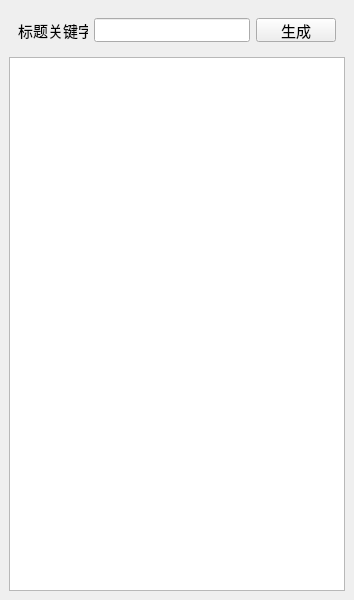
<?xml version="1.0" encoding="UTF-8"?>
<ui version="4.0">
 <class>MainWindow</class>
 <widget class="QMainWindow" name="MainWindow">
  <property name="geometry">
   <rect>
    <x>0</x>
    <y>0</y>
    <width>354</width>
    <height>600</height>
   </rect>
  </property>
  <property name="font">
   <font>
    <family>新宋体</family>
    <pointsize>11</pointsize>
   </font>
  </property>
  <property name="windowTitle">
   <string>标题党生成器</string>
  </property>
  <widget class="QWidget" name="centralwidget">
   <layout class="QVBoxLayout" name="verticalLayout">
    <item>
     <widget class="QWidget" name="widget" native="true">
      <layout class="QHBoxLayout" name="horizontalLayout">
       <item>
        <widget class="QLabel" name="label">
         <property name="minimumSize">
          <size>
           <width>70</width>
           <height>0</height>
          </size>
         </property>
         <property name="maximumSize">
          <size>
           <width>70</width>
           <height>16777215</height>
          </size>
         </property>
         <property name="text">
          <string>标题关键字:</string>
         </property>
        </widget>
       </item>
       <item>
        <widget class="QLineEdit" name="edtKeyWord">
         <property name="minimumSize">
          <size>
           <width>0</width>
           <height>24</height>
          </size>
         </property>
         <property name="maximumSize">
          <size>
           <width>16777215</width>
           <height>24</height>
          </size>
         </property>
        </widget>
       </item>
       <item>
        <widget class="QPushButton" name="btnOk">
         <property name="minimumSize">
          <size>
           <width>0</width>
           <height>24</height>
          </size>
         </property>
         <property name="maximumSize">
          <size>
           <width>16777215</width>
           <height>24</height>
          </size>
         </property>
         <property name="text">
          <string>生成</string>
         </property>
        </widget>
       </item>
      </layout>
     </widget>
    </item>
    <item>
     <widget class="QListWidget" name="lvData"/>
    </item>
   </layout>
  </widget>
 </widget>
 <resources/>
 <connections/>
</ui>
